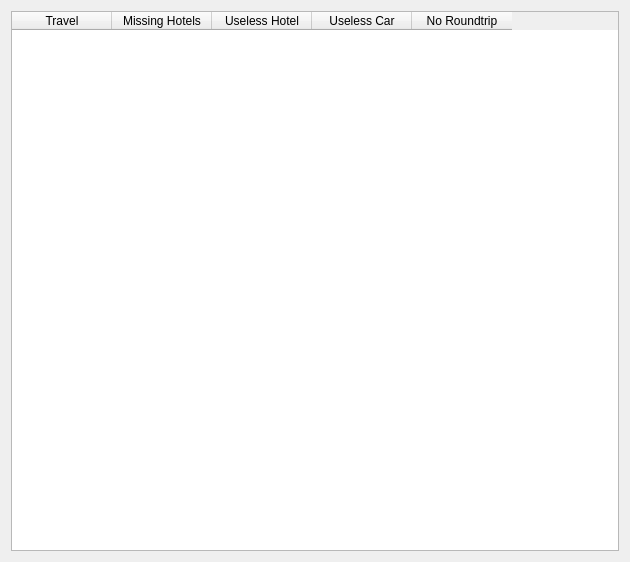
<?xml version="1.0" encoding="UTF-8"?>
<ui version="4.0">
 <class>Dialog</class>
 <widget class="QDialog" name="Dialog">
  <property name="geometry">
   <rect>
    <x>0</x>
    <y>0</y>
    <width>630</width>
    <height>562</height>
   </rect>
  </property>
  <property name="windowTitle">
   <string>Dialog</string>
  </property>
  <layout class="QHBoxLayout" name="horizontalLayout">
   <item>
    <widget class="QTableWidget" name="tableWidget">
     <column>
      <property name="text">
       <string>Travel</string>
      </property>
     </column>
     <column>
      <property name="text">
       <string>Missing Hotels</string>
      </property>
     </column>
     <column>
      <property name="text">
       <string>Useless Hotel</string>
      </property>
     </column>
     <column>
      <property name="text">
       <string>Useless Car</string>
      </property>
     </column>
     <column>
      <property name="text">
       <string>No Roundtrip</string>
      </property>
     </column>
    </widget>
   </item>
  </layout>
 </widget>
 <resources/>
 <connections/>
</ui>
